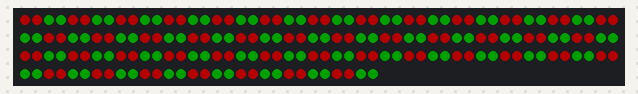
Bench run of a sketch on a simulated Arduino Uno, built with avr-gcc and run on an emulated ATmega328P. Parts: 180 RGB LEDs in strip order, left to right, continuing on the next row. Dim RGB values are drawn brighter than linear.

Above: at 3.1 s.
At 10.6 s:
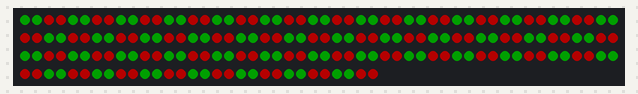

Measured:
- what the display in image 0 shows lasts 3.0 s, from 3.0 s to 6.0 s
- what the display in image 1 shows lasts 1.5 s, from 10.5 s to 12.0 s

The sketch:

Navidad2024.ino
```cpp
#include <FastLED.h>

#define LED_PIN     7
#define NUM_LEDS    180
#define BRIGHTNESS  64
#define LED_TYPE    WS2811
#define COLOR_ORDER GRB
CRGB leds[NUM_LEDS];

#define UPDATES_PER_SECOND 100

void setup() {
    delay( 3000 ); // power-up safety delay
    FastLED.addLeds<LED_TYPE, LED_PIN, COLOR_ORDER>(leds, NUM_LEDS).setCorrection( TypicalLEDStrip );
    FastLED.setBrightness(  BRIGHTNESS );

}

void loop() {
 for(int i = 0; i<NUM_LEDS; i++){
  if (i%4 == 0 ||i %4 ==1) {//pares
    leds[i] = CRGB::Red;
  }
  else{ //impares
    leds[i] = CRGB::Green;
  }
 }
 FastLED.show();

     delay( 3000 );


for(int i = 0; i<NUM_LEDS; i++){
  if (i%4 == 0 ||i %4 ==1) {//pares
    leds[i] = CRGB::Green;
  }
  else{ //impares
    leds[i] = CRGB::Red;
  }
 }
 FastLED.show();


delay( 2500 );

for(int i = 0; i<NUM_LEDS; i++){
  if (i%4 == 0 ||i %4 ==1) {//pares
    leds[i] = CRGB::Red;
  }
  else{ //impares
    leds[i] = CRGB::Green;
  }
 }
 FastLED.show();

 delay( 2000 );

for(int i = 0; i<NUM_LEDS; i++){
  if (i%4 == 0 ||i %4 ==1) {//pares
    leds[i] = CRGB::Green;
  }
  else{ //impares
    leds[i] = CRGB::Red;
  }
 }
 FastLED.show();


 delay( 1500 );

for(int i = 0; i<NUM_LEDS; i++){
  if (i%4 == 0 ||i %4 ==1) {//pares
    leds[i] = CRGB::Red;
  }
  else{ //impares
    leds[i] = CRGB::Green;
  }
 }
 FastLED.show();


 delay( 1000 );

for(int i = 0; i<NUM_LEDS; i++){
  if (i%4 == 0 ||i %4 ==1) {//pares
    leds[i] = CRGB::Green;
  }
  else{ //impares
    leds[i] = CRGB::Red;
  }
 }
 FastLED.show();


 delay( 750 );

 for(int i = 0; i<NUM_LEDS; i++){
  if (i%4 == 0 ||i %4 ==1) {//pares
    leds[i] = CRGB::Red;
  }
  else{ //impares
    leds[i] = CRGB::Green;
  }
 }
 FastLED.show();

  delay( 500 );

 for(int i = 0; i<NUM_LEDS; i++){
  if (i%4 == 0 ||i %4 ==1) {//pares
    leds[i] = CRGB::Green;
  }
  else{ //impares
    leds[i] = CRGB::Red;
  }
 }
 FastLED.show();

  delay( 500 );

 for(int i = 0; i<NUM_LEDS; i++){
  if (i%4 == 0 ||i %4 ==1) {//pares
    leds[i] = CRGB::Red;
  }
  else{ //impares
    leds[i] = CRGB::Green;
  }
 }
 FastLED.show();

  delay( 500 );

 for(int i = 0; i<NUM_LEDS; i++){
  if (i%4 == 0 ||i %4 ==1) {//pares
    leds[i] = CRGB::Green;
  }
  else{ //impares
    leds[i] = CRGB::Red;
  }
 }
 FastLED.show();

  delay( 500 );

 for(int i = 0; i<NUM_LEDS; i++){
  if (i%4 == 0 ||i %4 ==1) {//pares
    leds[i] = CRGB::Red;
  }
  else{ //impares
    leds[i] = CRGB::Green;
  }
 }
 FastLED.show();

  delay( 100 );

 for(int i = 0; i<NUM_LEDS; i++){
  if (i%4 == 0 ||i %4 ==1) {//pares
    leds[i] = CRGB::Green;
  }
  else{ //impares
    leds[i] = CRGB::Red;
  }
 }
 FastLED.show();

   delay( 100 );

 for(int i = 0; i<NUM_LEDS; i++){
  if (i%4 == 0 ||i %4 ==1) {//pares
    leds[i] = CRGB::Red;
  }
  else{ //impares
    leds[i] = CRGB::Green;
  }
 }
 FastLED.show();

   delay( 100 );

 for(int i = 0; i<NUM_LEDS; i++){
  if (i%4 == 0 ||i %4 ==1) {//pares
    leds[i] = CRGB::Green;
  }
  else{ //impares
    leds[i] = CRGB::Red;
  }
 }
 FastLED.show();

   delay( 100 );

 for(int i = 0; i<NUM_LEDS; i++){
  if (i%4 == 0 ||i %4 ==1) {//pares
    leds[i] = CRGB::Red;
  }
  else{ //impares
    leds[i] = CRGB::Green;
  }
 }
 FastLED.show();

   delay( 100 );

 for(int i = 0; i<NUM_LEDS; i++){
  if (i%4 == 0 ||i %4 ==1) {//pares
    leds[i] = CRGB::Green;
  }
  else{ //impares
    leds[i] = CRGB::Red;
  }
 }
 FastLED.show();

    delay( 100 );

 for(int i = 0; i<NUM_LEDS; i++){
  if (i%4 == 0 ||i %4 ==1) {//pares
    leds[i] = CRGB::Red;
  }
  else{ //impares
    leds[i] = CRGB::Green;
  }
 }
 FastLED.show();

    delay( 100 );

 for(int i = 0; i<NUM_LEDS; i++){
  if (i%4 == 0 ||i %4 ==1) {//pares
    leds[i] = CRGB::Green;
  }
  else{ //impares
    leds[i] = CRGB::Red;
  }
 }
 FastLED.show();

    delay( 100 );

 for(int i = 0; i<NUM_LEDS; i++){
  if (i%4 == 0 ||i %4 ==1) {//pares
    leds[i] = CRGB::Red;
  }
  else{ //impares
    leds[i] = CRGB::Green;
  }
 }
 FastLED.show();

    delay( 100 );

 for(int i = 0; i<NUM_LEDS; i++){
  if (i%4 == 0 ||i %4 ==1) {//pares
    leds[i] = CRGB::Green;
  }
  else{ //impares
    leds[i] = CRGB::Red;
  }
 }
 FastLED.show();

    delay( 100 );

 for(int i = 0; i<NUM_LEDS; i++){
  if (i%4 == 0 ||i %4 ==1) {//pares
    leds[i] = CRGB::Red;
  }
  else{ //impares
    leds[i] = CRGB::Green;
  }
 }
 FastLED.show();

    delay( 100 );

 for(int i = 0; i<NUM_LEDS; i++){
  if (i%4 == 0 ||i %4 ==1) {//pares
    leds[i] = CRGB::Green;
  }
  else{ //impares
    leds[i] = CRGB::Red;
  }
 }
 FastLED.show();

    delay( 100 );

 for(int i = 0; i<NUM_LEDS; i++){
  if (i%4 == 0 ||i %4 ==1) {//pares
    leds[i] = CRGB::Red;
  }
  else{ //impares
    leds[i] = CRGB::Green;
  }
 }
 FastLED.show();

    delay( 100 );

 for(int i = 0; i<NUM_LEDS; i++){
  if (i%4 == 0 ||i %4 ==1) {//pares
    leds[i] = CRGB::Green;
  }
  else{ //impares
    leds[i] = CRGB::Red;
  }
 }
 FastLED.show();
    delay( 100 );

 for(int i = 0; i<NUM_LEDS; i++){
  if (i%4 == 0 ||i %4 ==1) {//pares
    leds[i] = CRGB::Red;
  }
  else{ //impares
    leds[i] = CRGB::Green;
  }
 }
 FastLED.show();

    delay( 100 );

 for(int i = 0; i<NUM_LEDS; i++){
  if (i%4 == 0 ||i %4 ==1) {//pares
    leds[i] = CRGB::Green;
  }
  else{ //impares
    leds[i] = CRGB::Red;
  }
 }
 FastLED.show();

    delay( 100 );

 for(int i = 0; i<NUM_LEDS; i++){
  if (i%4 == 0 ||i %4 ==1) {//pares
    leds[i] = CRGB::Red;
  }
  else{ //impares
    leds[i] = CRGB::Green;
  }
 }
 FastLED.show();

    delay( 100 );

 for(int i = 0; i<NUM_LEDS; i++){
  if (i%4 == 0 ||i %4 ==1) {//pares
    leds[i] = CRGB::Green;
  }
  else{ //impares
    leds[i] = CRGB::Red;
  }
 }
 FastLED.show();

    delay( 100 );

 for(int i = 0; i<NUM_LEDS; i++){
  if (i%4 == 0 ||i %4 ==1) {//pares
    leds[i] = CRGB::Red;
  }
  else{ //impares
    leds[i] = CRGB::Green;
  }
 }
 FastLED.show();
}
```
